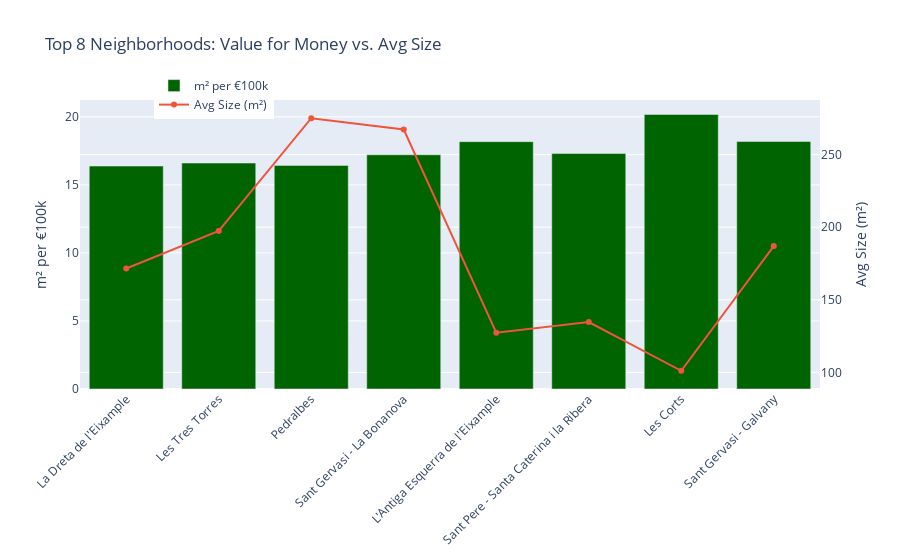

Notebook code for this chart:
### Markdown cell above
## Price vs. Size Trade-Offs

- **La Dreta de l’Eixample** and **Les Tres Torres** top the price chart (> €6 000/m²) but offer only mid-range apartment sizes (~180–200 m²). This suggests a strong location premium rather than extra square footage.  
- **Pedralbes** and **Sant Gervasi – La Bonanova** combine both high price and the largest average sizes (~260–280 m²), indicating a true luxury segment where buyers pay top dollar for genuinely spacious units.  
- **L’Antiga Esquerra de l’Eixample** and **Sant Pere – Santa Caterina i la Ribera** share similar price points (~€6 000/m²) but diverge on size: the former averages smaller apartments (~130 m²) while the latter is slightly larger (~140 m²), offering a marginally better space-for-money ratio.  
- **Les Corts** and **Sant Gervasi – Galvany** sit in the mid-tier price bracket (€5 800–6 000/m²) with modest sizes (~100–120 m²), making them potential “value” options for those prioritizing central addresses over maximum area.  

**Key Insight:**  
- If **maximum size** is the priority, **Pedralbes** and **Sant Gervasi – La Bonanova** are clear winners, albeit at luxury prices.  
- If **cost efficiency** (more m² per €) matters, neighborhoods like **Les Corts** and **Sant Pere – Santa Caterina i la Ribera** may strike a better balance.  
- Central hotspot **La Dreta de l’Eixample** demands a premium price without delivering the largest units—best suited for buyers who value location prestige above all.

### Code cell
subset["area_per_100k"] = 100_000 / subset["calculatedPricePerArea"]


# Считаем среднее по району
area_100k = subset.groupby("neighborhood")["area_per_100k"].mean().reindex(top8)
size = subset.groupby("neighborhood")["size"].mean().reindex(top8)

# Создаём график
fig = go.Figure()

# Bar trace: m² per €100k (value-for-money)
fig.add_trace(go.Bar(
    x=area_100k.index,
    y=area_100k.values,
    name="m² per €100k",
    marker_color="darkgreen"
))

# Line trace: Avg apartment size
fig.add_trace(go.Scatter(
    x=size.index,
    y=size.values,
    mode="lines+markers",
    name="Avg Size (m²)",
    yaxis="y2"
))

# Layout
fig.update_layout(
    title="Top 8 Neighborhoods: Value for Money vs. Avg Size",
    xaxis_tickangle=-45,
    yaxis=dict(title="m² per €100k"),
    yaxis2=dict(
        title="Avg Size (m²)",
        overlaying="y",
        side="right"
    ),
    legend=dict(x=0.1, y=1.1)
)

fig.show()

### Figure 1 — Plotly figure (JSON) as saved in the notebook; plotly's stock layout.template omitted (floating-point values rounded to 4 significant figures)
{"data": [{"marker": {"color": "darkgreen"}, "name": "m² per €100k", "type": "bar", "x": ["La Dreta de l'Eixample", "Les Tres Torres", "Pedralbes", "Sant Gervasi - La Bonanova", "L'Antiga Esquerra de l'Eixample", "Sant Pere - Santa Caterina i la Ribera", "Les Corts", "Sant Gervasi - Galvany"], "y": [16.38, 16.6, 16.43, 17.21, 18.18, 17.3, 20.17, 18.19]}, {"mode": "lines+markers", "name": "Avg Size (m²)", "type": "scatter", "x": ["La Dreta de l'Eixample", "Les Tres Torres", "Pedralbes", "Sant Gervasi - La Bonanova", "L'Antiga Esquerra de l'Eixample", "Sant Pere - Santa Caterina i la Ribera", "Les Corts", "Sant Gervasi - Galvany"], "y": [171.6, 197.4, 275.1, 267.3, 127.4, 134.7, 101.1, 187.0], "yaxis": "y2"}], "layout": {"legend": {"x": 0.1, "y": 1.1}, "title": {"text": "Top 8 Neighborhoods: Value for Money vs. Avg Size"}, "xaxis": {"tickangle": -45}, "yaxis": {"title": {"text": "m² per €100k"}}, "yaxis2": {"overlaying": "y", "side": "right", "title": {"text": "Avg Size (m²)"}}}}
